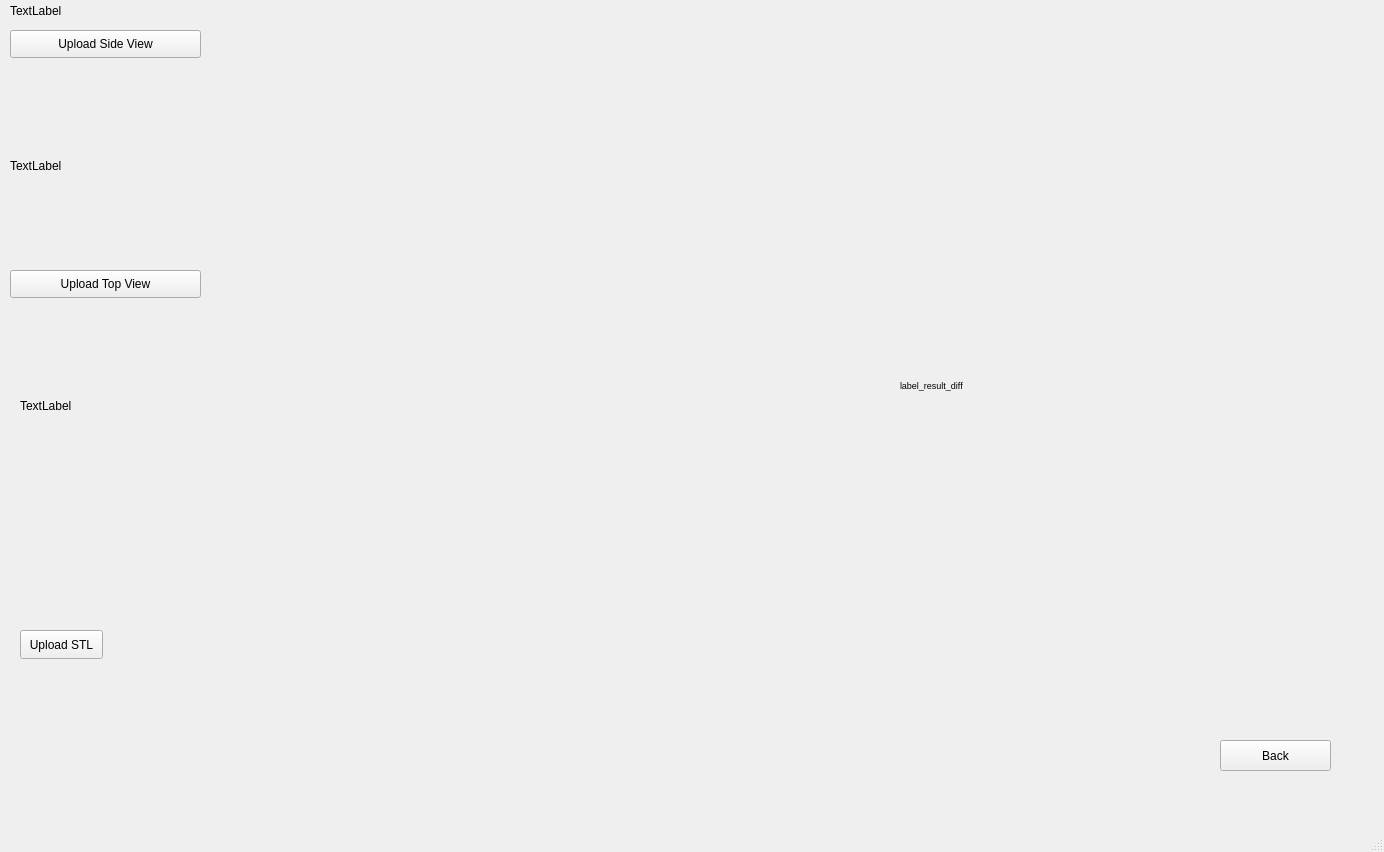
<?xml version="1.0" encoding="UTF-8"?>
<ui version="4.0">
 <class>MainWindow</class>
 <widget class="QMainWindow" name="MainWindow">
  <property name="geometry">
   <rect>
    <x>0</x>
    <y>0</y>
    <width>1384</width>
    <height>852</height>
   </rect>
  </property>
  <property name="windowTitle">
   <string>MainWindow</string>
  </property>
  <widget class="QWidget" name="centralwidget">
   <widget class="QStackedWidget" name="stackedWidget">
    <property name="geometry">
     <rect>
      <x>10</x>
      <y>0</y>
      <width>1361</width>
      <height>781</height>
     </rect>
    </property>
    <property name="currentIndex">
     <number>1</number>
    </property>
    <widget class="QWidget" name="page">
     <widget class="QWidget" name="page_home" native="true">
      <property name="geometry">
       <rect>
        <x>20</x>
        <y>20</y>
        <width>761</width>
        <height>511</height>
       </rect>
      </property>
     </widget>
     <widget class="QWidget" name="verticalLayoutWidget">
      <property name="geometry">
       <rect>
        <x>70</x>
        <y>40</y>
        <width>1231</width>
        <height>671</height>
       </rect>
      </property>
      <layout class="QVBoxLayout" name="verticalLayout">
       <item>
        <widget class="QPushButton" name="matchbox_button">
         <property name="sizePolicy">
          <sizepolicy hsizetype="Minimum" vsizetype="Expanding">
           <horstretch>0</horstretch>
           <verstretch>0</verstretch>
          </sizepolicy>
         </property>
         <property name="styleSheet">
          <string notr="true">QPushButton {
    background-color: #f39c12;
    color: black;
    border-radius: 10px;
    padding: 10px;
    font-size: 16px;
}
QPushButton:hover {
    background-color: #e67e22;
}
</string>
         </property>
         <property name="text">
          <string>Matchbox</string>
         </property>
         <property name="iconSize">
          <size>
           <width>60</width>
           <height>40</height>
          </size>
         </property>
         <property name="autoDefault">
          <bool>false</bool>
         </property>
        </widget>
       </item>
       <item>
        <widget class="QPushButton" name="roundcap_button">
         <property name="sizePolicy">
          <sizepolicy hsizetype="Minimum" vsizetype="Expanding">
           <horstretch>0</horstretch>
           <verstretch>0</verstretch>
          </sizepolicy>
         </property>
         <property name="styleSheet">
          <string notr="true">QPushButton {
    background-color: #3498db;   /* Arka plan mavi */
    color: white;                /* Yazı rengi beyaz */
    border-radius: 10px;         /* Köşeler yuvarlak */
    padding: 10px;               /* İç boşluk */
    font-size: 16px;             /* Yazı boyutu */
    font-weight: bold;           /* Kalın yazı */
}
QPushButton:hover {
    background-color: #2980b9;   /* Üzerine gelince koyu mavi */
}
</string>
         </property>
         <property name="text">
          <string>Round Cap</string>
         </property>
         <property name="iconSize">
          <size>
           <width>60</width>
           <height>40</height>
          </size>
         </property>
        </widget>
       </item>
      </layout>
     </widget>
    </widget>
    <widget class="QWidget" name="page_2">
     <widget class="QWidget" name="page_measurement" native="true">
      <property name="geometry">
       <rect>
        <x>0</x>
        <y>0</y>
        <width>1351</width>
        <height>791</height>
       </rect>
      </property>
      <widget class="QLabel" name="label_selected_object">
       <property name="geometry">
        <rect>
         <x>0</x>
         <y>0</y>
         <width>171</width>
         <height>21</height>
        </rect>
       </property>
       <property name="text">
        <string>TextLabel</string>
       </property>
      </widget>
      <widget class="QPushButton" name="btn_upload_side">
       <property name="geometry">
        <rect>
         <x>0</x>
         <y>30</y>
         <width>191</width>
         <height>28</height>
        </rect>
       </property>
       <property name="text">
        <string>Upload Side View</string>
       </property>
      </widget>
      <widget class="QPushButton" name="btn_upload_top">
       <property name="geometry">
        <rect>
         <x>0</x>
         <y>270</y>
         <width>191</width>
         <height>28</height>
        </rect>
       </property>
       <property name="text">
        <string>Upload Top View</string>
       </property>
      </widget>
      <widget class="QLabel" name="result_display">
       <property name="geometry">
        <rect>
         <x>210</x>
         <y>20</y>
         <width>601</width>
         <height>721</height>
        </rect>
       </property>
       <property name="text">
        <string/>
       </property>
      </widget>
      <widget class="QPushButton" name="btn_back">
       <property name="geometry">
        <rect>
         <x>1210</x>
         <y>740</y>
         <width>111</width>
         <height>31</height>
        </rect>
       </property>
       <property name="text">
        <string>Back</string>
       </property>
      </widget>
      <widget class="QLabel" name="label_side_image">
       <property name="geometry">
        <rect>
         <x>0</x>
         <y>80</y>
         <width>181</width>
         <height>171</height>
        </rect>
       </property>
       <property name="text">
        <string>TextLabel</string>
       </property>
       <property name="scaledContents">
        <bool>true</bool>
       </property>
      </widget>
      <widget class="QLabel" name="label_top_image">
       <property name="geometry">
        <rect>
         <x>10</x>
         <y>310</y>
         <width>161</width>
         <height>191</height>
        </rect>
       </property>
       <property name="text">
        <string>TextLabel</string>
       </property>
       <property name="scaledContents">
        <bool>true</bool>
       </property>
      </widget>
      <widget class="QPushButton" name="btn_upload_stl">
       <property name="geometry">
        <rect>
         <x>10</x>
         <y>630</y>
         <width>83</width>
         <height>29</height>
        </rect>
       </property>
       <property name="text">
        <string>Upload STL</string>
       </property>
      </widget>
      <widget class="QLabel" name="label">
       <property name="geometry">
        <rect>
         <x>890</x>
         <y>100</y>
         <width>451</width>
         <height>571</height>
        </rect>
       </property>
       <property name="font">
        <font>
         <pointsize>7</pointsize>
        </font>
       </property>
       <property name="text">
        <string>label_result_diff</string>
       </property>
       <property name="wordWrap">
        <bool>true</bool>
       </property>
      </widget>
     </widget>
    </widget>
   </widget>
  </widget>
  <widget class="QMenuBar" name="menubar">
   <property name="geometry">
    <rect>
     <x>0</x>
     <y>0</y>
     <width>1384</width>
     <height>25</height>
    </rect>
   </property>
  </widget>
  <widget class="QStatusBar" name="statusbar"/>
 </widget>
 <resources/>
 <connections/>
</ui>
